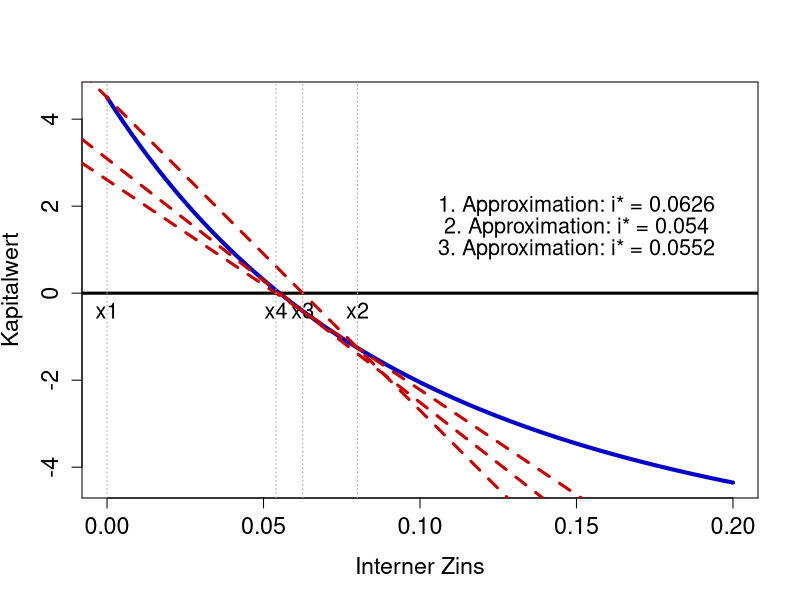

Recreate this plot in R.
rm(list=ls(all=T))
graphics.off()


epsilon = 0.05                # Größe des erlaubten Fehlers 
                             # (entscheidet über Anzahl der Iterationen)
i       = seq(0,20,0.01)/100 # Sequenz des Zinses
RBF     = 1/i*(1-1/(1+i)^15) # Rentenbarwertfaktor
C.0     = -8 + RBF - 2/(1+i)^5 - 2/(1+i)^10 + 1.5/(1+i)^15 # Kapitalwert
C.0[1]  = -8 + 4*1-1+4*1-1+4*1+2.5 # Kapitalwert für i = 0

plot(i, C.0, type="l", xlab="Interner Zins",
ylab="Kapitalwert", lwd=4, cex.axis=1.4, cex.lab=1.4, col="blue3")
abline(h=0, lwd=3)

x1 = 0                        # Anfangswert i=0
y1 = C.0[which(i==x1)]
x2 = 0.08                     # Anfangswert i=0.08
y2 = C.0[which(i==x2)]
text(x1,-0.4,"x1",lwd=2,cex=1.3)
abline(v=x1,lty=3,col="darkgrey",lwd=1)
text(x2,-0.4,"x2",lwd=2,cex=1.3)
abline(v=x2,lty=3,col="darkgrey",lwd=1)

a = C.0[1]                    # Schnittpunkt mit y-Achse
b = (C.0[which(i==0.08)]-a)/i[which(i==0.08)] # Steigung
abline(a=a, b=b,col="red3",lwd=3,lty=2)

x3 = x1 - y1*((x2-x1)/(y2-y1)) # 1. Approximation
text(0.15,2,paste("1. Approximation: i* =",round(x3,4)),lwd=2,cex=1.3)
x3
y3 = C.0[which(i==round(x3,4))] # Kapitalwert an der 1. Approximation
text(x3,-0.4,"x3",lwd=2,cex=1.3)
abline(v=x3,lty=3,col="darkgrey",lwd=1)

a = (y3*x2 -y2*x3)/(x2-x3)    # neuer Schnittpunkt mit y-Achse
b = (y2 - a)/x2               # neue Steigung
abline(a=a, b=b,col="red3",lwd=3,lty=2)

x4 = x3 - y3*((x2-x3)/(y2-y3)) # 2. Approximation
text(0.15,1.5,paste("2. Approximation: i* =",round(x4,digits=4)),lwd=2,cex=1.3)
y4 = C.0[which(as.character(i)==as.character(round(x4,digits=4)))]

text(x4,-0.4,"x4",lwd=2,cex=1.3)
abline(v=x4,lty=3,col="darkgrey",lwd=1)

if(abs(y4)>epsilon){ # Teste, ob weitere Approximation notwendig
a = (y4*x3 -y3*x4)/(x3-x4)
b = (y3 - a)/x3#(C.0[which(i==i.star)]-a)/i[which(i==i.star)]
abline(a=a, b=b,col="red3",lwd=3,lty=2)
x5 <- x4 - y4*((x3-x4)/(y3-y4))
text(0.15,1,paste("3. Approximation: i* =",round(x5,digits=4)),lwd=2,cex=1.3)
}